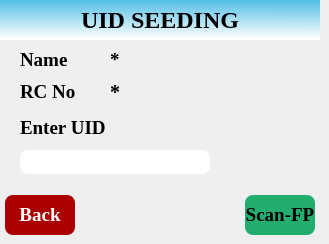
   <widget class="QWidget" name="page_42">
    <widget class="QLabel" name="lblEKYC_Name">
     <property name="geometry">
      <rect>
       <x>20</x>
       <y>50</y>
       <width>80</width>
       <height>20</height>
      </rect>
     </property>
     <property name="font">
      <font>
       <family>Liberation Serif</family>
       <pointsize>14</pointsize>
       <weight>75</weight>
       <bold>true</bold>
      </font>
     </property>
     <property name="styleSheet">
      <string notr="true"/>
     </property>
     <property name="text">
      <string>Name</string>
     </property>
    </widget>
    <widget class="QLabel" name="lblEKYC_NameVal">
     <property name="geometry">
      <rect>
       <x>110</x>
       <y>50</y>
       <width>210</width>
       <height>20</height>
      </rect>
     </property>
     <property name="font">
      <font>
       <family>Liberation Serif</family>
       <pointsize>14</pointsize>
       <weight>75</weight>
       <bold>true</bold>
      </font>
     </property>
     <property name="styleSheet">
      <string notr="true"/>
     </property>
     <property name="text">
      <string>*</string>
     </property>
    </widget>
    <widget class="QLabel" name="lblEKYC_RCNO">
     <property name="geometry">
      <rect>
       <x>20</x>
       <y>82</y>
       <width>90</width>
       <height>20</height>
      </rect>
     </property>
     <property name="font">
      <font>
       <family>Liberation Serif</family>
       <pointsize>14</pointsize>
       <weight>75</weight>
       <bold>true</bold>
      </font>
     </property>
     <property name="styleSheet">
      <string notr="true"/>
     </property>
     <property name="text">
      <string>RC No</string>
     </property>
    </widget>
    <widget class="QLabel" name="lblEKYC_RCNO_Val">
     <property name="geometry">
      <rect>
       <x>110</x>
       <y>82</y>
       <width>210</width>
       <height>20</height>
      </rect>
     </property>
     <property name="font">
      <font>
       <family>Liberation Serif</family>
       <pointsize>15</pointsize>
       <weight>75</weight>
       <bold>true</bold>
      </font>
     </property>
     <property name="styleSheet">
      <string notr="true"/>
     </property>
     <property name="text">
      <string>*</string>
     </property>
    </widget>
    <widget class="QLabel" name="lblEKYC_UID_Promt">
     <property name="geometry">
      <rect>
       <x>20</x>
       <y>118</y>
       <width>231</width>
       <height>20</height>
      </rect>
     </property>
     <property name="font">
      <font>
       <family>Liberation Serif</family>
       <pointsize>14</pointsize>
       <weight>75</weight>
       <bold>true</bold>
      </font>
     </property>
     <property name="styleSheet">
      <string notr="true"/>
     </property>
     <property name="text">
      <string>Enter UID</string>
     </property>
    </widget>
    <widget class="QLineEdit" name="ldtEKYC_UID_Entered">
     <property name="geometry">
      <rect>
       <x>20</x>
       <y>150</y>
       <width>190</width>
       <height>24</height>
      </rect>
     </property>
     <property name="font">
      <font>
       <family>Liberation Serif</family>
       <pointsize>14</pointsize>
       <weight>75</weight>
       <bold>true</bold>
      </font>
     </property>
     <property name="styleSheet">
      <string notr="true">border-radius: 8px;
background-color: rgb(255, 255, 255);</string>
     </property>
     <property name="maxLength">
      <number>12</number>
     </property>
     <property name="echoMode">
      <enum>QLineEdit::Password</enum>
     </property>
    </widget>
    <widget class="QPushButton" name="btnEKYC_Back">
     <property name="geometry">
      <rect>
       <x>5</x>
       <y>195</y>
       <width>70</width>
       <height>40</height>
      </rect>
     </property>
     <property name="font">
      <font>
       <family>Liberation Serif</family>
       <pointsize>14</pointsize>
       <weight>75</weight>
       <bold>true</bold>
      </font>
     </property>
     <property name="styleSheet">
      <string notr="true">/*color: rgb(0, 85, 127);
background-color: rgb(255, 255, 255);*/
border-radius: 8px;
background-color: rgb(170, 0, 0);
color: rgb(255, 255, 255);</string>
     </property>
     <property name="text">
      <string>Back</string>
     </property>
    </widget>
    <widget class="QPushButton" name="btnEKYC_FP">
     <property name="geometry">
      <rect>
       <x>245</x>
       <y>195</y>
       <width>70</width>
       <height>40</height>
      </rect>
     </property>
     <property name="font">
      <font>
       <family>Liberation Serif</family>
       <pointsize>14</pointsize>
       <weight>75</weight>
       <bold>true</bold>
      </font>
     </property>
     <property name="styleSheet">
      <string notr="true">/*color: rgb(0, 85, 127);
background-color: rgb(255, 255, 255);*/
border-radius: 8px;
background-color: rgb(35, 173, 111);
color: rgb(0, 0, 0);</string>
     </property>
     <property name="text">
      <string>Scan-FP</string>
     </property>
    </widget>
    <widget class="QLabel" name="lblAP_Logo1_10">
     <property name="geometry">
      <rect>
       <x>0</x>
       <y>0</y>
       <width>50</width>
       <height>40</height>
      </rect>
     </property>
     <property name="styleSheet">
      <string notr="true">border-image: url(:/rsc/images/NagalandGovtLogo.png);</string>
     </property>
     <property name="text">
      <string/>
     </property>
     <property name="scaledContents">
      <bool>true</bool>
     </property>
    </widget>
    <widget class="QLabel" name="lblHome_4">
     <property name="geometry">
      <rect>
       <x>0</x>
       <y>0</y>
       <width>320</width>
       <height>40</height>
      </rect>
     </property>
     <property name="font">
      <font>
       <family>Liberation Serif</family>
       <pointsize>18</pointsize>
       <weight>75</weight>
       <bold>true</bold>
      </font>
     </property>
     <property name="layoutDirection">
      <enum>Qt::LeftToRight</enum>
     </property>
     <property name="styleSheet">
      <string notr="true">background-color: qlineargradient(spread:pad, x1:0.97005, y1:0, x2:0.960199, y2:0.972, stop:0 rgba(80, 191, 229, 255), stop:1 rgba(255, 255, 255, 255));</string>
     </property>
     <property name="frameShape">
      <enum>QFrame::NoFrame</enum>
     </property>
     <property name="frameShadow">
      <enum>QFrame::Plain</enum>
     </property>
     <property name="text">
      <string>UID SEEDING</string>
     </property>
     <property name="scaledContents">
      <bool>false</bool>
     </property>
     <property name="alignment">
      <set>Qt::AlignCenter</set>
     </property>
    </widget>
    <zorder>lblHome_4</zorder>
    <zorder>lblEKYC_Name</zorder>
    <zorder>lblEKYC_NameVal</zorder>
    <zorder>lblEKYC_RCNO</zorder>
    <zorder>lblEKYC_RCNO_Val</zorder>
    <zorder>lblEKYC_UID_Promt</zorder>
    <zorder>ldtEKYC_UID_Entered</zorder>
    <zorder>btnEKYC_Back</zorder>
    <zorder>btnEKYC_FP</zorder>
    <zorder>lblAP_Logo1_10</zorder>
   </widget>
